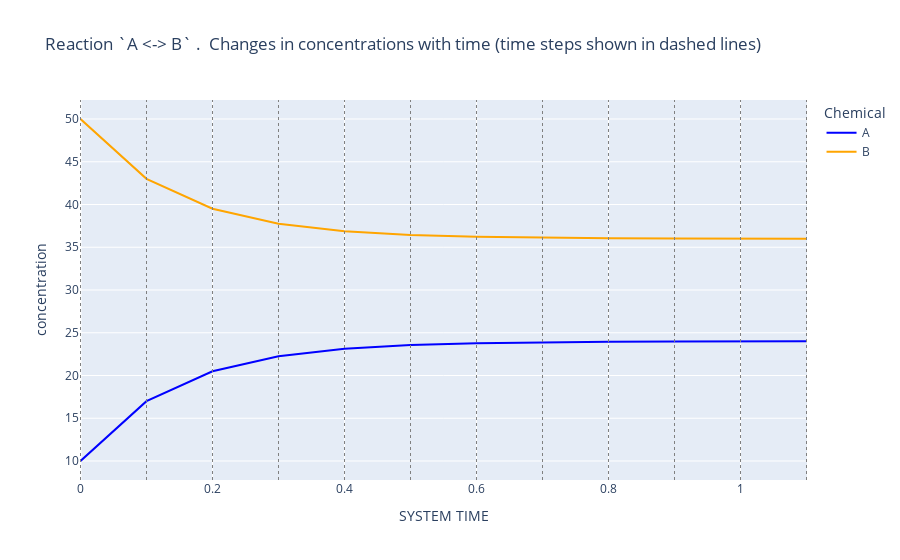

Write notebook code for a chart like this one.
### Markdown cell above
### Note the raggedness of the left-side (early times) of the curves.  
### In experiment `react_2` this simulation gets repeated with an adaptive variable time resolution that takes smaller steps at the beginning, when the reaction is proceeding faster   
### By contrast, here we used FIXED steps (see below), which is generally a bad approach

### Code cell
dynamics.plot_curves(colors=['blue', 'orange'], show_intervals=True)

### Figure 1 — Plotly figure (JSON) as saved in the notebook; plotly's stock layout.template omitted (floating-point values rounded to 4 significant figures)
{"data": [{"hovertemplate": "Chemical=A<br>SYSTEM TIME=%{x}<br>concentration=%{y}<extra></extra>", "legendgroup": "A", "line": {"color": "blue", "dash": "solid"}, "marker": {"symbol": "circle"}, "mode": "lines", "name": "A", "orientation": "v", "showlegend": true, "type": "scatter", "x": [0, 0.1, 0.2, 0.3, 0.4, 0.5, 0.6, 0.7, 0.8, 0.9, 1.0, 1.1], "xaxis": "x", "y": [10, 17, 20.5, 22.25, 23.12, 23.56, 23.78, 23.89, 23.95, 23.97, 23.99, 23.99], "yaxis": "y"}, {"hovertemplate": "Chemical=B<br>SYSTEM TIME=%{x}<br>concentration=%{y}<extra></extra>", "legendgroup": "B", "line": {"color": "orange", "dash": "solid"}, "marker": {"symbol": "circle"}, "mode": "lines", "name": "B", "orientation": "v", "showlegend": true, "type": "scatter", "x": [0, 0.1, 0.2, 0.3, 0.4, 0.5, 0.6, 0.7, 0.8, 0.9, 1.0, 1.1], "xaxis": "x", "y": [50, 43, 39.5, 37.75, 36.88, 36.44, 36.22, 36.11, 36.05, 36.03, 36.01, 36.01], "yaxis": "y"}], "layout": {"autosize": true, "legend": {"title": {"text": "Chemical"}, "tracegroupgap": 0}, "shapes": [{"line": {"color": "gray", "dash": "dot", "width": 1}, "type": "line", "x0": 0, "x1": 0, "xref": "x", "y0": 0, "y1": 1, "yref": "y domain"}, {"line": {"color": "gray", "dash": "dot", "width": 1}, "type": "line", "x0": 0.1, "x1": 0.1, "xref": "x", "y0": 0, "y1": 1, "yref": "y domain"}, {"line": {"color": "gray", "dash": "dot", "width": 1}, "type": "line", "x0": 0.2, "x1": 0.2, "xref": "x", "y0": 0, "y1": 1, "yref": "y domain"}, {"line": {"color": "gray", "dash": "dot", "width": 1}, "type": "line", "x0": 0.3, "x1": 0.3, "xref": "x", "y0": 0, "y1": 1, "yref": "y domain"}, {"line": {"color": "gray", "dash": "dot", "width": 1}, "type": "line", "x0": 0.4, "x1": 0.4, "xref": "x", "y0": 0, "y1": 1, "yref": "y domain"}, {"line": {"color": "gray", "dash": "dot", "width": 1}, "type": "line", "x0": 0.5, "x1": 0.5, "xref": "x", "y0": 0, "y1": 1, "yref": "y domain"}, {"line": {"color": "gray", "dash": "dot", "width": 1}, "type": "line", "x0": 0.6, "x1": 0.6, "xref": "x", "y0": 0, "y1": 1, "yref": "y domain"}, {"line": {"color": "gray", "dash": "dot", "width": 1}, "type": "line", "x0": 0.7, "x1": 0.7, "xref": "x", "y0": 0, "y1": 1, "yref": "y domain"}, {"line": {"color": "gray", "dash": "dot", "width": 1}, "type": "line", "x0": 0.8, "x1": 0.8, "xref": "x", "y0": 0, "y1": 1, "yref": "y domain"}, {"line": {"color": "gray", "dash": "dot", "width": 1}, "type": "line", "x0": 0.9, "x1": 0.9, "xref": "x", "y0": 0, "y1": 1, "yref": "y domain"}, {"line": {"color": "gray", "dash": "dot", "width": 1}, "type": "line", "x0": 1.0, "x1": 1.0, "xref": "x", "y0": 0, "y1": 1, "yref": "y domain"}, {"line": {"color": "gray", "dash": "dot", "width": 1}, "type": "line", "x0": 1.1, "x1": 1.1, "xref": "x", "y0": 0, "y1": 1, "yref": "y domain"}], "title": {"text": "Reaction `A <-> B` .  Changes in concentrations with time (time steps shown in dashed lines)"}, "xaxis": {"anchor": "y", "autorange": true, "domain": [0, 1], "range": [-0.0009821, 1.101], "title": {"text": "SYSTEM TIME"}, "type": "linear"}, "yaxis": {"anchor": "x", "autorange": true, "domain": [0, 1], "range": [7.778, 52.22], "title": {"text": "concentration"}, "type": "linear"}}}
